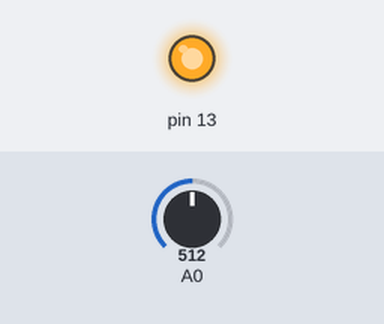
This sketch was run on a simulated Arduino Uno, built with avr-gcc and run on an emulated ATmega328P. Shown: output pins drawn as LEDs (lit = HIGH). Inputs (shaded band) come from the test bench; at power-on: A0 = 512. What the sketch prints to the serial monitor is not drawn.

Above: at 0.1 s.
Timing chart, 0 to 1.6 s (numbered marks = the images above):
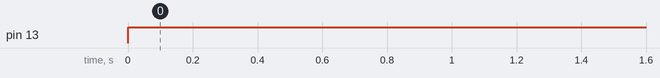

The sketch:

sketch_sep26b.ino
```cpp
void setup() {
  // put your setup code here, to run once:
pinMode(13,OUTPUT);

Serial.begin(9600);
}

void loop() {
  digitalWrite(13,HIGH);
int sensorValue = analogRead(A0);
Serial.println(sensorValue);
delay(500);
}
```

Measured:
- by itself, pin 13: LOW → HIGH at 0.00 s
